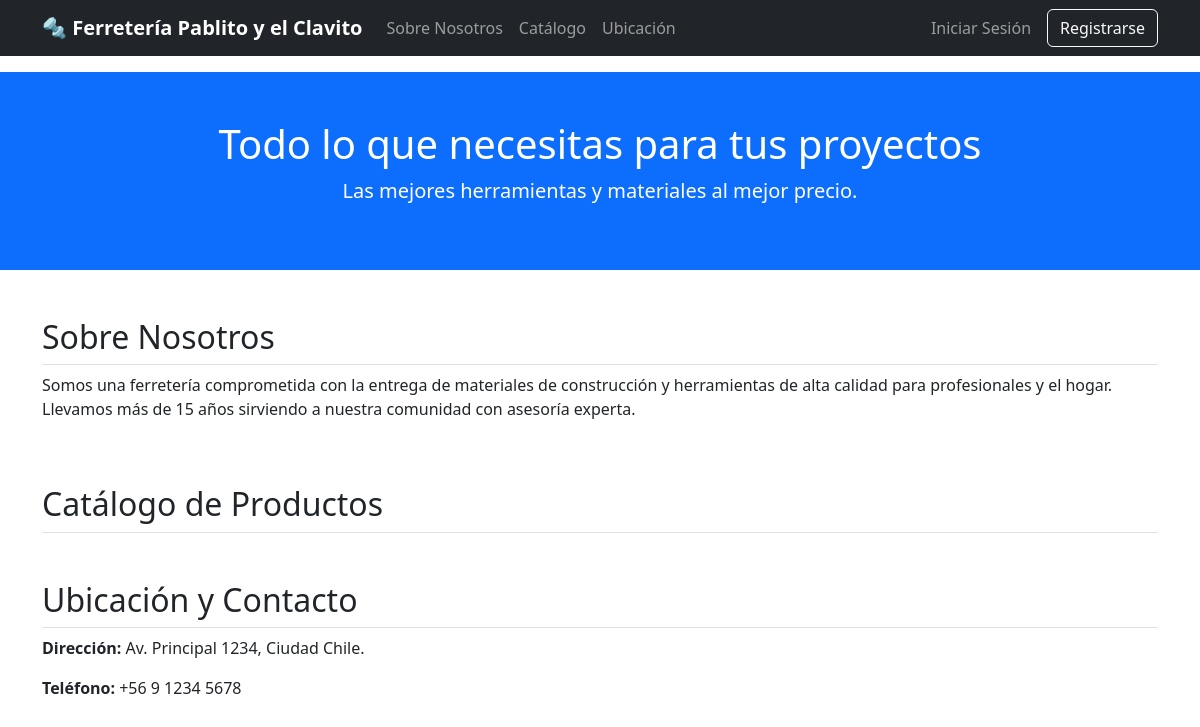
/, run on an earlier commit of the app's database.
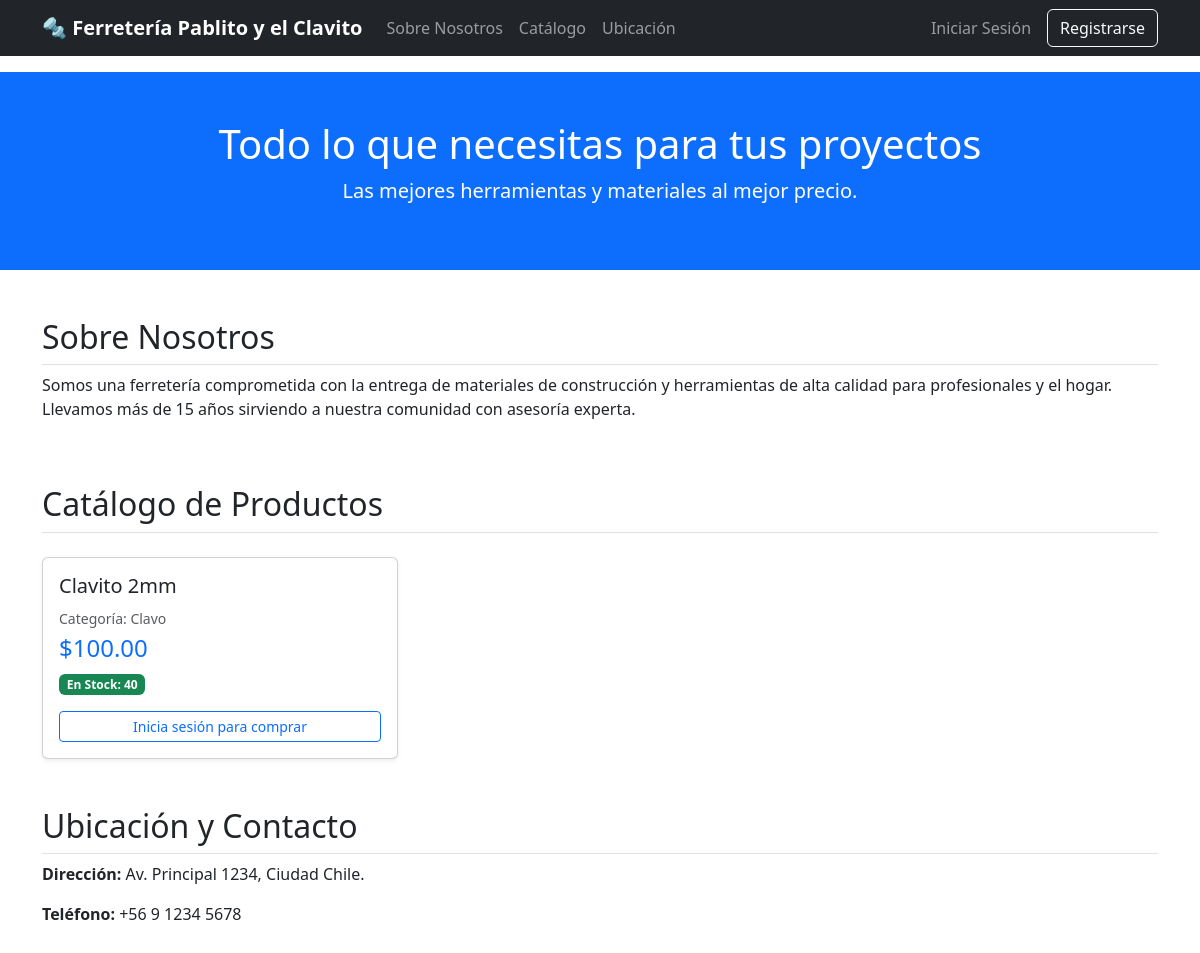
And on a later commit of the database.
### ferreteria/models.py (models this page shows, shortened)
class Producto(models.Model):
    nombre = models.CharField(max_length=150)
    stock = models.PositiveIntegerField(default=0)
    precio = models.DecimalField(max_length=10, decimal_places=2, max_digits=10)
    categoria = models.ForeignKey(Categoria, on_delete=models.CASCADE, related_name='productos')
    imagen = models.URLField(max_length=500, blank=True, null=True)

class Categoria(models.Model):
    nombre = models.CharField(max_length=100)

### ferreteria/views.py (the view)
# urls.py: 2. Add a URL to urlpatterns:  path('', views.home, name='home')
def home(request):
    productos = Producto.objects.select_related('categoria').all()
    categorias = Categoria.objects.all()
    return render(request, 'home.html', {
        'productos': productos,
        'categorias': categorias
    })

### ferreteria/templates/home.html (shortened to what this page needs)
<!DOCTYPE html>
<html lang="es">
<head>
    <link href="https://cdn.jsdelivr.net/npm/bootstrap@5.3.0/dist/css/bootstrap.min.css" rel="stylesheet">
</head>
<body>
    <nav class="navbar navbar-expand-lg navbar-dark bg-dark sticky-top">
        <div class="container">
            <a class="navbar-brand fw-bold" href="{% url 'home' %}">🔩 Ferretería Pablito y el Clavito</a>
            <div class="collapse navbar-collapse">
                <ul class="navbar-nav me-auto">
                    <li class="nav-item"><a class="nav-link" href="#nosotros">Sobre Nosotros</a></li>
                    <li class="nav-item"><a class="nav-link" href="#catalogo">Catálogo</a></li>
                    <li class="nav-item"><a class="nav-link" href="#ubicacion">Ubicación</a></li>
                </ul>
                <ul class="navbar-nav ms-auto align-items-center">
                    {% if user.is_authenticated %}
                        <li class="nav-item"><a class="nav-link" href="{% url 'ver_carrito' %}">🛒 Carrito</a></li>
                        {% if user.is_staff %}
                            <li class="nav-item"><a class="nav-link text-warning fw-bold" href="/admin" target="_blank">⚙️ Admin</a></li>
                        {% endif %}
                        <li class="nav-item"><span class="nav-link text-light">Hola, {{ user.username }}</span></li>
                        <li class="nav-item">
                            <form action="{% url 'logout' %}" method="post" class="d-inline">
                                {% csrf_token %}
                                <button type="submit" class="btn btn-link nav-link text-danger border-0 bg-transparent p-2">
                                    Salir
                                </button>
                            </form>
                        </li>
                    {% else %}
                        <li class="nav-item"><a class="nav-link" href="{% url 'login' %}">Iniciar Sesión</a></li>
                        <li class="nav-item"><a class="btn btn-outline-light ms-2" href="{% url 'registro' %}">Registrarse</a></li>
                    {% endif %}
                </ul>
            </div>
        </div>
    </nav>
    <header class="bg-primary text-white text-center py-5 mb-4">
        <div class="container">
            <h1 class="fw-light">Todo lo que necesitas para tus proyectos</h1>
            <p class="lead">Las mejores herramientas y materiales al mejor precio.</p>
        </div>
    </header>
    <section id="nosotros" class="container py-4">
        <h2 class="border-bottom pb-2">Sobre Nosotros</h2>
        <p>Somos una ferretería comprometida con la entrega de materiales de construcción y herramientas de alta calidad para profesionales y el hogar. Llevamos más de 15 años sirviendo a nuestra comunidad con asesoría experta.</p>
    </section>
    <section id="catalogo" class="container py-4">
        <h2 class="border-bottom pb-2 mb-4">Catálogo de Productos</h2>
        <div class="row row-cols-1 row-cols-md-3 g-4">
            {% for p in productos %}
            <div class="col">
                <div class="card h-100 shadow-sm">
                    <div class="card-body d-flex flex-column">
                        <h5 class="card-title">{{ p.nombre }}</h5>
                        <p class="text-muted mb-1"><small>Categoría: {{ p.categoria.nombre }}</small></p>
                        <h4 class="text-primary">${{ p.precio }}</h4>
                        <p class="card-text">
                            {% if p.stock > 0 %}
                                <span class="badge bg-success">En Stock: {{ p.stock }}</span>
                            {% else %}
                                <span class="badge bg-danger">Agotado</span>
                            {% endif %}
                        </p>
                        {% if user.is_authenticated %}
                            {% if p.stock > 0 %}
                            <form action="{% url 'agregar_al_carrito' p.id %}" method="POST" class="mt-auto d-flex gap-2">
                                {% csrf_token %}
                                <input type="number" name="cantidad" value="1" min="1" max="{{ p.stock }}" class="form-control style-sm" style="width: 70px;">
                                <button type="submit" class="btn btn-primary btn-sm flex-grow-1">Agregar 🛒</button>
                            </form>
                            {% else %}
                                <button class="btn btn-secondary btn-sm mt-auto" disabled>Agotado</button>
                            {% endif %}
                        {% else %}
                            <a href="{% url 'login' %}" class="btn btn-outline-primary btn-sm mt-auto">Inicia sesión para comprar</a>
                        {% endif %}
                    </div>
                </div>
            </div>
            {% endfor %}
        </div>
    </section>
    <section id="ubicacion" class="container py-4">
        <h2 class="border-bottom pb-2">Ubicación y Contacto</h2>
        <p><strong>Dirección:</strong> Av. Principal 1234, Ciudad Chile.</p>
        <p><strong>Teléfono:</strong> +56 9 1234 5678</p>
    </section>
</body>
</html>

What changed in the data, as far as the page shows it:
added Producto: nombre "Clavito 2mm", categoria.nombre "Clavo", precio "100.00", stock "40"
